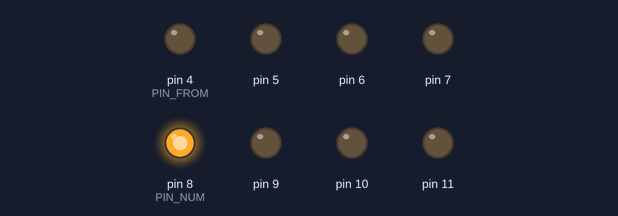
Recording of a sketch running on a simulated Arduino Uno, built with avr-gcc and run on an emulated ATmega328P. On the bench: output pins drawn as LEDs (lit = HIGH). Random numbers use the default seed unless the sketch sets one.

Above: at 0.15 s.
At 11.3 s:
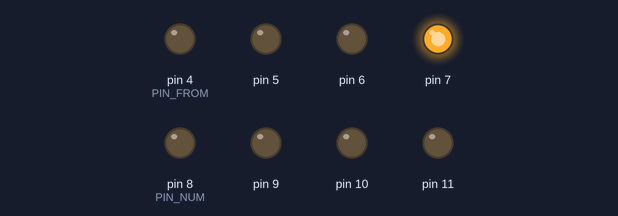
At 12.8 s:
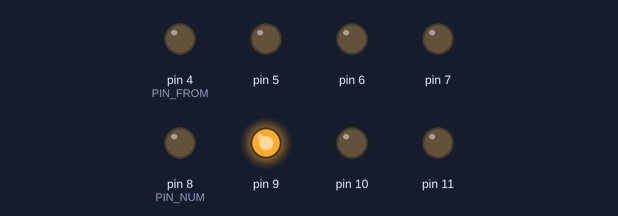
At 13.7 s:
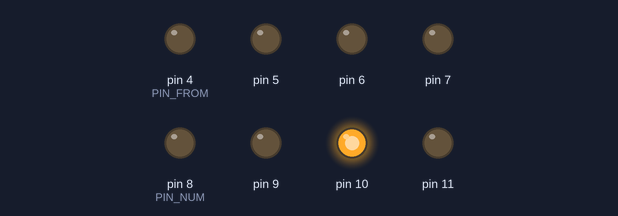
At 14.7 s:
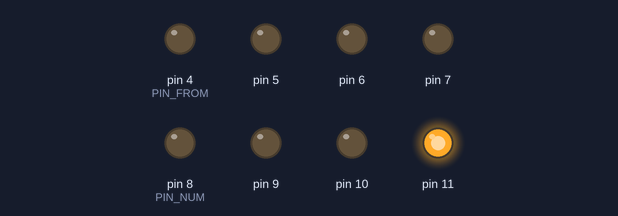
At 16.9 s:
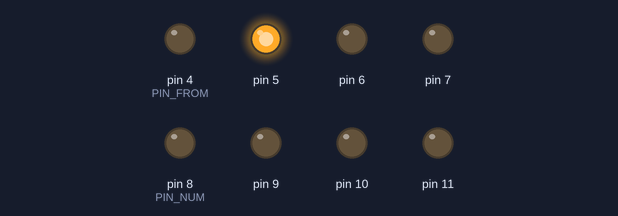
Timing chart, 0 to 18.4 s (numbered marks = the images above):
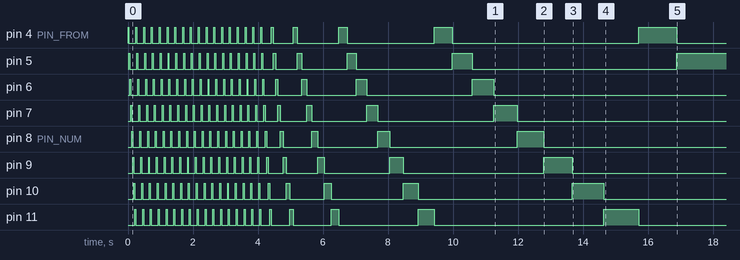

The sketch:

Pizza.ino
```cpp
#define PIN_FROM 4
#define PIN_NUM 8
#define PIN_TO (PIN_FROM + PIN_NUM)
#define PIN_ID(id) (PIN_FROM + id)

#define SPEED_INITIAL 30
#define SPEED_STOP 1200
#define SPEED_STEP 10

#define BEFORE_SPEED_CHANGE 7000

typedef int BOOL;
#define TRUE 1
#define FALSE 0

BOOL played = FALSE;

void lightOn(int id)
{
  digitalWrite(PIN_ID(id), HIGH);
}

void lightOff(int id)
{
  digitalWrite(PIN_ID(id), LOW);
}

int playWithFullSpeed()
{
  int next = 0;
  int duration = random() % (BEFORE_SPEED_CHANGE + SPEED_INITIAL * PIN_NUM);

  while (duration > 0)
  {
    lightOn(next);
    delay(SPEED_INITIAL);
    lightOff(next);

    next = (next + 1) % PIN_NUM;
    duration -= SPEED_INITIAL;
  }

  return next;
}

void play()
{
  int next;
  int speed = SPEED_INITIAL;

  next = playWithFullSpeed();

  while (speed <= SPEED_STOP)
  {
    lightOn(next);
    delay(speed);
    lightOff(next);

    speed += (int)(speed * SPEED_STEP / 100.0f);
    next = (next + 1) % PIN_NUM;
  }

  lightOn(next);
}

void setup()
{
  int i;
  for (i = PIN_FROM; i < PIN_TO; i++)
  {
    pinMode(i, OUTPUT);
  }

  Serial.begin(9600);
  randomSeed(analogRead(0));
}

void loop()
{
  if (!played)
  {
    play();
    played = TRUE;
  }
}
```
